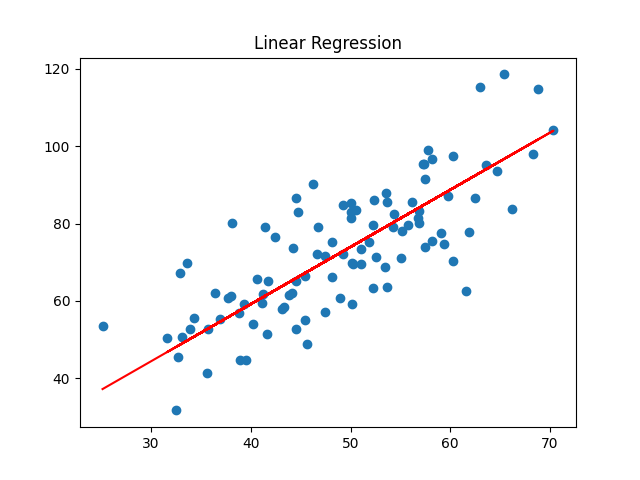

Generate this figure with Python:
# Module imports
import numpy as np
import pandas as pd
import matplotlib.pyplot as plt

# Gradient descent to find local minimum
def gradient_descent(X, Y, m, c, L, epochs):
    N = len(X)
    for e in range(epochs):
        # Linear model in the format Y = mX + c
        Y_pred = m * X + c
        # Monitor MSE(Model should aim to minimize this)
        mse = ((Y - Y_pred) ** 2).mean()
        if e % 100 == 0:
            print(f"Epoch: {e}, MSE: {mse}")
        # Derivative with respective to m
        dm = (-2/N) * np.sum(X * (Y - Y_pred))
        # Derivative with respective to c
        dc = (-2/N) * np.sum(Y - Y_pred)

        # Update weights(m and c)
        m = m - L * dm
        c = c - L * dc
    return m, c


if __name__ == "__main__":
    # Read the CSV file containing linear data
    df = pd.read_csv("HW2_linear_data.csv", names=['X', 'Y'])

    # Extract X and Y values from the dataframe
    X = df['X'].values
    Y = df['Y'].values

    # Initialize parameters
    L = 0.0001
    epochs = 1000
    m = 0
    c = 0

    # Train the model
    m, c = gradient_descent(X, Y, m, c, L, epochs)

    # Plot the results
    Y_pred = X * m + c

    plt.scatter(X, Y)
    plt.plot(X, Y_pred, color='red')

    # Save image
    plt.title('Linear Regression')
    plt.savefig("linear_regression.png")

    print("========================")

    # Display model MSE
    mse = ((Y - Y_pred) ** 2).mean()
    print(f"Mean Square Error: {mse}")

    # Display computed weights after gradient descent
    print(f"Slope (m): {m}")
    print(f"Intercept (c): {c}")
